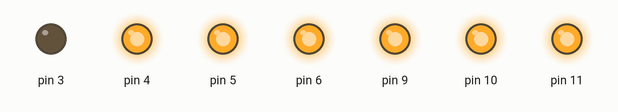
Recording of a sketch running on a simulated Arduino Uno, built with avr-gcc and run on an emulated ATmega328P. Parts: output pins drawn as LEDs (lit = HIGH).

Above: at 0.1 s.
Timing chart, 0 to 1.6 s (numbered marks = the images above):
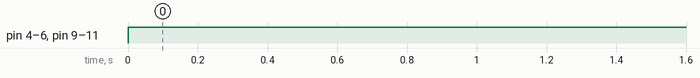

The sketch:

seven_segment_display_A.ino
```cpp
void setup() {
  pinMode(9, OUTPUT);   // a
  pinMode(10, OUTPUT);  // b
  pinMode(11, OUTPUT);  // c
  pinMode(5, OUTPUT);   // d
  pinMode(3, OUTPUT);   // e
  pinMode(6, OUTPUT);   // f
  pinMode(4, OUTPUT);   // g
}

void loop() {
  digitalWrite(9, HIGH);   // a ON
  digitalWrite(10, HIGH);  // b ON
  digitalWrite(11, HIGH);  // c ON
  digitalWrite(5, HIGH);    // d OFF
  digitalWrite(3,LOW);   // e ON
  digitalWrite(6, HIGH);   // f ON
  digitalWrite(4, HIGH);   // g ON
}
```

Measured:
- by itself, pin 4–6, pin 9–11: LOW → HIGH at 0.00 s
